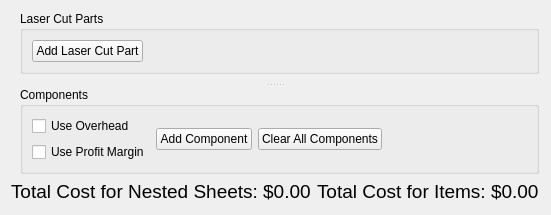
     <widget class="QWidget" name="verticalWidget_4" native="true">
      <layout class="QVBoxLayout" name="verticalLayout_19" stretch="0,0">
       <property name="rightMargin">
        <number>12</number>
       </property>
       <property name="bottomMargin">
        <number>12</number>
       </property>
       <item>
        <widget class="QSplitter" name="splitter_3">
         <property name="orientation">
          <enum>Qt::Vertical</enum>
         </property>
         <widget class="QWidget" name="verticalLayoutWidget_3">
          <layout class="QVBoxLayout" name="verticalLayout_20">
           <property name="leftMargin">
            <number>9</number>
           </property>
           <property name="bottomMargin">
            <number>9</number>
           </property>
           <item>
            <widget class="QGroupBox" name="groupBox_2">
             <property name="sizePolicy">
              <sizepolicy hsizetype="Preferred" vsizetype="Preferred">
               <horstretch>0</horstretch>
               <verstretch>1</verstretch>
              </sizepolicy>
             </property>
             <property name="minimumSize">
              <size>
               <width>0</width>
               <height>0</height>
              </size>
             </property>
             <property name="title">
              <string>Laser Cut Parts</string>
             </property>
             <layout class="QVBoxLayout" name="verticalLayout_26" stretch="1,0">
              <property name="spacing">
               <number>6</number>
              </property>
              <property name="sizeConstraint">
               <enum>QLayout::SetDefaultConstraint</enum>
              </property>
              <item>
               <layout class="QVBoxLayout" name="verticalLayout_55">
                <property name="spacing">
                 <number>0</number>
                </property>
               </layout>
              </item>
              <item>
               <layout class="QHBoxLayout" name="horizontalLayout_4">
                <item>
                 <widget class="QPushButton" name="pushButton_add_laser_cut_part_2">
                  <property name="text">
                   <string>Add Laser Cut Part</string>
                  </property>
                 </widget>
                </item>
                <item>
                 <spacer name="horizontalSpacer_2">
                  <property name="orientation">
                   <enum>Qt::Horizontal</enum>
                  </property>
                  <property name="sizeHint" stdset="0">
                   <size>
                    <width>40</width>
                    <height>20</height>
                   </size>
                  </property>
                 </spacer>
                </item>
               </layout>
              </item>
             </layout>
            </widget>
           </item>
          </layout>
         </widget>
         <widget class="QWidget" name="verticalLayoutWidget_4">
          <layout class="QVBoxLayout" name="verticalLayout_21">
           <property name="leftMargin">
            <number>9</number>
           </property>
           <item>
            <widget class="QGroupBox" name="groupBox_8">
             <property name="title">
              <string>Components</string>
             </property>
             <layout class="QVBoxLayout" name="verticalLayout_47" stretch="1,0">
              <item>
               <layout class="QVBoxLayout" name="verticalLayout_49"/>
              </item>
              <item>
               <layout class="QHBoxLayout" name="horizontalLayout_17" stretch="0,0,0,0">
                <item>
                 <layout class="QVBoxLayout" name="verticalLayout_56">
                  <item>
                   <widget class="QCheckBox" name="checkBox_components_use_overhead_2">
                    <property name="text">
                     <string>Use Overhead</string>
                    </property>
                   </widget>
                  </item>
                  <item>
                   <widget class="QCheckBox" name="checkBox_components_use_profit_margin_2">
                    <property name="text">
                     <string>Use Profit Margin</string>
                    </property>
                   </widget>
                  </item>
                 </layout>
                </item>
                <item>
                 <widget class="QPushButton" name="pushButton_add_component_2">
                  <property name="sizePolicy">
                   <sizepolicy hsizetype="Fixed" vsizetype="Fixed">
                    <horstretch>0</horstretch>
                    <verstretch>0</verstretch>
                   </sizepolicy>
                  </property>
                  <property name="text">
                   <string>Add Component</string>
                  </property>
                 </widget>
                </item>
                <item>
                 <widget class="QPushButton" name="pushButton_clear_all_components_2">
                  <property name="sizePolicy">
                   <sizepolicy hsizetype="Fixed" vsizetype="Fixed">
                    <horstretch>0</horstretch>
                    <verstretch>0</verstretch>
                   </sizepolicy>
                  </property>
                  <property name="text">
                   <string>Clear All Components</string>
                  </property>
                 </widget>
                </item>
                <item>
                 <spacer name="horizontalSpacer">
                  <property name="orientation">
                   <enum>Qt::Horizontal</enum>
                  </property>
                  <property name="sizeHint" stdset="0">
                   <size>
                    <width>40</width>
                    <height>20</height>
                   </size>
                  </property>
                 </spacer>
                </item>
               </layout>
              </item>
             </layout>
            </widget>
           </item>
          </layout>
         </widget>
        </widget>
       </item>
       <item>
        <layout class="QHBoxLayout" name="horizontalLayout_27">
         <item>
          <widget class="QLabel" name="label_total_sheet_cost_2">
           <property name="font">
            <font>
             <pointsize>14</pointsize>
            </font>
           </property>
           <property name="text">
            <string>Total Cost for Nested Sheets: $0.00</string>
           </property>
          </widget>
         </item>
         <item>
          <widget class="QLabel" name="label_total_item_cost_2">
           <property name="font">
            <font>
             <pointsize>14</pointsize>
            </font>
           </property>
           <property name="text">
            <string>Total Cost for Items: $0.00</string>
           </property>
          </widget>
         </item>
        </layout>
       </item>
      </layout>
     </widget>
